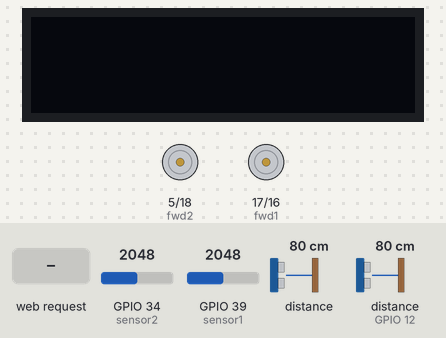
Simulated run of this sketch. Board: ESP32. Parts: 128×32 one-colour display, motor-driver pin pairs drawn as motors (green arrow = first pin HIGH = forward, orange = second pin HIGH = backward, longer = more drive). Inputs (shaded band) come from the test bench; at power-on: GPIO 39 (sensor1) = 2048, GPIO 34 (sensor2) = 2048, distance to the obstacle 80 cm, distance to the obstacle (sensor on GPIO 12) 80 cm. WiFi joins after 1.5 s; servers stay silent unless stated; the display library's start-up logo is not drawn; what the sketch prints to the serial monitor is not drawn.

Above: at 2.8 s.
2.9 s: HTTP request GET /Race received
At 4.3 s:
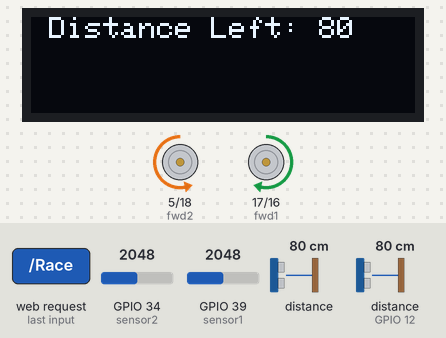
5.9 s: HTTP request GET /LineTrack received
At 6.16 s:
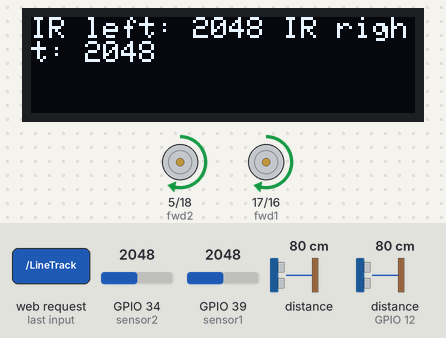
8.4 s: GPIO 39 (sensor1) set to 443
At 8.76 s:
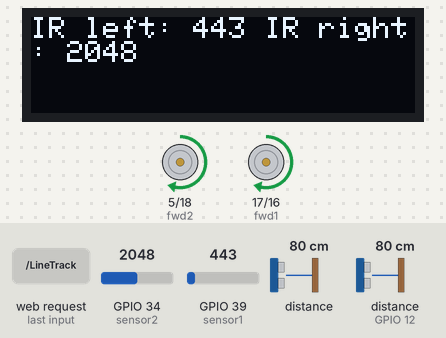
10.1 s: GPIO 39 (sensor1) set to 363
At 10.66 s:
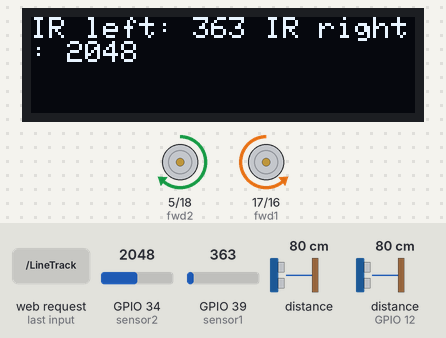
12.6 s: GPIO 34 (sensor2) set to 418
At 12.89 s:
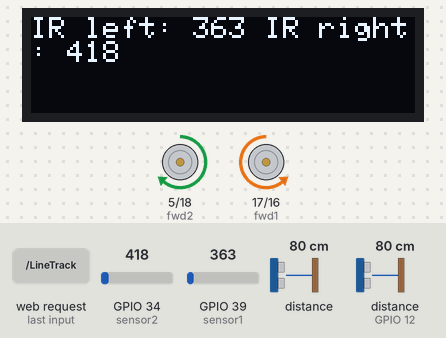
14.2 s: GPIO 34 (sensor2) set to 370
At 14.59 s:
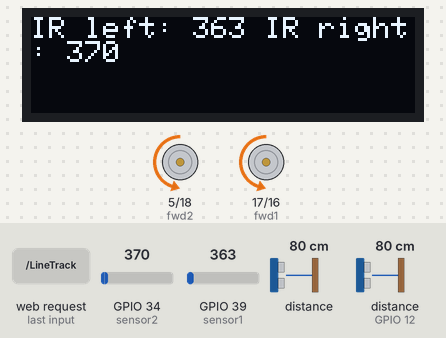
Timing chart, 0 to 17.2 s (numbered marks = the images above; inputs shaded):
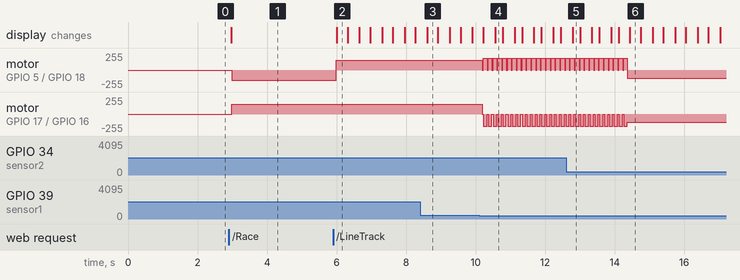

The sketch:

battlebot.ino
```cpp
#include <HCSR04.h>
#include <WiFi.h>
#include <Adafruit_VL53L0X.h>
#include <analogWrite.h>
#include <Wire.h>
#include <Adafruit_SSD1306.h>
#include <Adafruit_GFX.h>
#include <HTTPClient.h>
#define SCREEN_WIDTH 128 // OLED width, pixel size
#define SCREEN_HEIGHT 32 // OLED height, pixel size
#define OLED_RESET -1 // Resetpin#(or -1 When connecting the aduino to the resetpin.)

Adafruit_SSD1306 display(SCREEN_WIDTH, SCREEN_HEIGHT, &Wire);
// wifi setup
const char* ssid     = "BattleBot";
const char* password = "43638253";

//String website = "battlebot3.server.nl";

WiFiServer server(80);
UltraSonicDistanceSensor distanceSensorLeft(14, 12);

Adafruit_VL53L0X lox = Adafruit_VL53L0X();
/*
   Backwards
  LOW, HIGH

  Forwards
  HIGH,LOW

  RIGHT, LEFT ?

  STOP LOW,LOW
*/


//Motor 1 RIGHT SIDE
int fwd1 = 17;
int rev1 = 16;


//Motor 2 LEFT SIDE
int fwd2 = 5;
int rev2 = 18;

// IR Sensor
int sensor1 = 39;
int sensor2 = 34;
int sensor1val = 0;
int sensor2val = 0;

// speed per game
// line tracking
int speed1 = 0;
int speed2 = 0;

String currentState = "Stop";

//int state = 0;
//void lineFollowState() {
//  switch (state) {
//    case 1:
//      rev();
//      break;
//    case 2:
//      left();
////      delay(200);
//      break;
//    case 3:
//      right();
////      delay(200);
//      break;
//    default:
//      Stop();
//  }
//}


void followLine() {
//  lineFollowState();

  if (sensor1val <= 400 && sensor2val <= 400) {
    speed1 = 120;
    speed2 = 120;
    rev();    //forward
  }
  else if (sensor1val >= 400 && sensor2val <= 400) {
    speed1 = 180;
    speed2 = 180;
    Stop();
    delay(30);
    left();
    delay(50);
  }
  else if (sensor1val <= 400 && sensor2val >= 400) {
    speed1 = 180;
    speed2 = 180;
    Stop();
    delay(30);
    right();
    delay(50);
  }
  else {
    fwd();  //reverse
  }
  display.setTextSize(1);
  display.setTextColor(SSD1306_WHITE);
  display.clearDisplay();
  // put your main code here, to run repeatedly:
  display.setCursor(0,0);
  display.print("IR left: "); display.print(sensor1val);
  display.print(" IR right: "); display.print(sensor2val);
  display.display();
  display.clearDisplay();
  display.display();
}

void race(int distance) {
  int ultraDistanceLeft = distanceSensorLeft.measureDistanceCm();

//speedboost setup
  sensor1val = analogRead(sensor1);
  sensor2val = analogRead(sensor2);
  display.setTextSize(1);
  display.setTextColor(SSD1306_WHITE);
  display.clearDisplay();
  // put your main code here, to run repeatedly:
  display.setCursor(0,0);
  display.print(" Distance Left: "); display.print(ultraDistanceLeft);
  display.display();
  display.clearDisplay();
  display.display();
  speed1 = 200;
  speed2 = 200;
  if (distance >= 200) {
//    if(sensor1val >=  400) {
//      int speedRandom = random(2);
//      if(speedRandom == 1) {
//        speed1 = 250;
//        speed2 = 250;
//      }
//      else if(speedRandom == 0) {
//        speed1 = 170;
//        speed2 = 170;
//      }
//    }
     if (ultraDistanceLeft >= 20) {
      speed1 = 150;
      speed2 = 150;
      left();

    }
    else if (ultraDistanceLeft <= 10 && ultraDistanceLeft != -1)
    {
      speed1 = 150;
      speed2 = 150;
      right();
    }
    else {
      fwd();
    }
  } else {
      if (ultraDistanceLeft >= 15) {
      speed1 = 150;
      speed2 = 200;
      delay(150);
    }
    else if (ultraDistanceLeft < 15 && ultraDistanceLeft != -1)
    {
      speed1 = 200;
      speed2 = 150;
    }
    else {
      speed1 = 200;
      speed2 = 200;
    }
    rev();
  }
}

void maze(int distance) {
  speed1 = 180;
  speed2 = 180;
  int ultraDistanceLeft = distanceSensorLeft.measureDistanceCm();


  if (distance >= 200) {
    fwd();
  }
  else {    //omg wall
       speed1 = 200;
       speed2 = 200;
       Stop();
       delay(20);
       if (ultraDistanceLeft >= 20) {    //no wall left
       left();
      }
      else {
        right();
        delay(50);  //90 degree turn
    }
  }


  display.setTextSize(1);
  display.setTextColor(SSD1306_WHITE);
  display.clearDisplay();
  // put your main code here, to run repeatedly:


  display.setCursor(0,0);
  display.println(ultraDistanceLeft);
  display.display();
  display.clearDisplay();
  display.display();
}

void setup() {
  pinMode(fwd1, OUTPUT);
  pinMode(rev1, OUTPUT);
  pinMode(fwd2, OUTPUT);
  pinMode(rev2, OUTPUT);

  // Infrared
  pinMode(sensor1, INPUT);
  pinMode(sensor2, INPUT);

  //front distance sensor
  if (!lox.begin()) {
    Serial.println(F("Failed to boot"));
    while(1);
  }

  Serial.begin(115200); // Enable serial monitor for debugging message output
  // SSD1306_SWITCHCAPVCC = Leave the inner 3.3v charge pump circuit on.
  // OLED Specify address 0x3c

  display.begin(SSD1306_SWITCHCAPVCC, 0x3C);

  if (!display.begin(SSD1306_SWITCHCAPVCC, 0x3C)) {
    Serial.println(F("SSD1306 Not Connected"));
    for (;;);   // If SSD1306 is not addressed, infinite loop
  }
  Serial.println();
  Serial.println();
  Serial.print("Connecting to ");
  Serial.println(ssid);

  WiFi.begin(ssid, password);

  while (WiFi.status() != WL_CONNECTED) {
        delay(500);
        Serial.print(".");
        display.display();
    }
    display.clearDisplay();
    Serial.println("");
    Serial.println("WiFi connected.");
    Serial.println("IP address: ");
    Serial.println(WiFi.localIP());
    display.display();
    server.begin();

}

void Stop() {
  analogWrite(fwd1, 0);
  analogWrite(rev1, 0);
  analogWrite(fwd2, 0);
  analogWrite(rev2, 0);
}

void fwd() {
  analogWrite(fwd1, speed1);
  analogWrite(rev1, 0);
  analogWrite(fwd2, speed2);
  analogWrite(rev2, 0);
}

void rev() {
  analogWrite(fwd1, 0);
  analogWrite(rev1, speed1);
  analogWrite(fwd2, 0);
  analogWrite(rev2, speed2);
}

void left() {
  analogWrite(fwd1, speed1);
  analogWrite(rev1, 0);
  analogWrite(fwd2, 0);
  analogWrite(rev2, speed2);
}

void right() {
  analogWrite(fwd1, 0);
  analogWrite(rev1, speed1);
  analogWrite(fwd2, speed2);
  analogWrite(rev2, 0);
}

void loop() {
  sensor1val = analogRead(sensor1);
  sensor2val = analogRead(sensor2);
   VL53L0X_RangingMeasurementData_t measure;
   lox.rangingTest(&measure, false);
   int distance = measure.RangeMilliMeter;


    if (currentState == "fwd") {
    speed1 = 180;
    speed2 = 180;
    fwd();
  }
  if (currentState == "rev") {
    speed1 = 180;
    speed2 = 180;
    rev();
  }
  if (currentState == "left") {
    speed1 = 180;
    speed2 = 180;
    left();
  }
  if (currentState == "right") {
    speed1 = 180;
    speed2 = 180;
    right();
  }
  if (currentState == "followLine") {
    followLine();
  }
  if (currentState == "Stop") {
    Stop();
  }
  if (currentState == "race") {
    race(distance);
  }
  if (currentState == "maze") {
    maze(distance);
  }


  WiFiClient client = server.available();   // listen for incoming clients

  if (client) {                             // if you get a client,
    Serial.println("New Client.");           // print a message out the serial port
    String currentLine = "";                // make a String to hold incoming data from the client
    while (client.connected()) {            // loop while the client's connected
      if (client.available()) {             // if there's bytes to read from the client,
        char c = client.read();             // read a byte, then
        Serial.write(c);                    // print it out the serial monitor
        if (c == '\n') {                    // if the byte is a newline character

          // if the current line is blank, you got two newline characters in a row.
          // that's the end of the client HTTP request, so send a response:
          if (currentLine.length() == 0) {
            // HTTP headers always start with a response code (e.g. HTTP/1.1 200 OK)
            // and a content-type so the client knows what's coming, then a blank line:
            client.println("HTTP/1.1 200 OK");
            client.println("Content-type:text/html");
            client.println();


            // The HTTP response ends with another blank line:
            client.println();
            // break out of the while loop:
            break;
          } else {    // if you got a newline, then clear currentLine:
            currentLine = "";
          }
        } else if (c != '\r') {  // if you got anything else but a carriage return character,
          currentLine += c;      // add it to the end of the currentLine
        }

        // Check to see if the client request was "GET /H" or "GET /L":
        if (currentLine.endsWith("GET /Forward")) {
          currentState = "fwd";
        }
        if (currentLine.endsWith("GET /Back")) {
          currentState = "rev";
        }
        if (currentLine.endsWith("GET /TurnLeft")) {
          currentState = "left";
        }
        if (currentLine.endsWith("GET /TurnRight")) {
          currentState = "right";
        }
        if (currentLine.endsWith("GET /LineTrack")) {
          currentState = "followLine";
        }
        if (currentLine.endsWith("GET /Stop")) {
          currentState = "Stop";
        }
        if (currentLine.endsWith("GET /Race")) {
          currentState = "race";
        }
        if (currentLine.endsWith("GET /Maze")) {
          currentState = "maze";
        }
      }
    }
    // close the connection:
    client.stop();
    Serial.println("Client Disconnected.");
  }


}
```

Measured:
- the behaviour switches between 401 and 400 on GPIO 39 (sensor1) (found by bisection; images 3 and 4)
- the behaviour switches between 401 and 400 on GPIO 34 (sensor2) (found by bisection; images 5 and 6)
- after the input at 2.9 s, motor on GPIO 5 (fwd2) / GPIO 18 (rev2): stopped → backward 150/255 after 0.09 s; motor on GPIO 17 (fwd1) / GPIO 16 (rev1): stopped → forward 150/255 after 0.09 s; the display: changes after 0.08 s (image 1)
- after the input at 5.9 s, motor on GPIO 5 (fwd2) / GPIO 18 (rev2): backward 150/255 → forward 150/255 after 0.09 s; the display: changes after 0.11 s (image 2)
- after the input at 8.4 s, the display: changes after 0.21 s (image 3)
- after the input at 10.1 s, motor on GPIO 5 (fwd2) / GPIO 18 (rev2): alternates forward 180/255 for 0.11 s and stopped for 0.03 s, starting after 0.09 s; motor on GPIO 17 (fwd1) / GPIO 16 (rev1): alternates backward 180/255 for 0.11 s and stopped for 0.03 s, starting after 0.09 s
- after the input at 12.6 s, the display: changes after 0.19 s (image 5)
- after the input at 14.2 s, the display: changes after 0.24 s (image 6)
